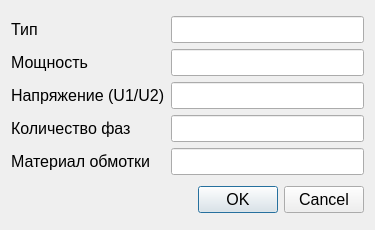
<?xml version="1.0" encoding="UTF-8"?>
<ui version="4.0">
 <class>Dialog</class>
 <widget class="QDialog" name="Dialog">
  <property name="geometry">
   <rect>
    <x>0</x>
    <y>0</y>
    <width>375</width>
    <height>230</height>
   </rect>
  </property>
  <property name="sizePolicy">
   <sizepolicy hsizetype="Fixed" vsizetype="Preferred">
    <horstretch>0</horstretch>
    <verstretch>0</verstretch>
   </sizepolicy>
  </property>
  <property name="minimumSize">
   <size>
    <width>375</width>
    <height>230</height>
   </size>
  </property>
  <property name="maximumSize">
   <size>
    <width>375</width>
    <height>230</height>
   </size>
  </property>
  <property name="font">
   <font>
    <pointsize>12</pointsize>
   </font>
  </property>
  <property name="windowTitle">
   <string>Паспортные данные</string>
  </property>
  <property name="modal">
   <bool>true</bool>
  </property>
  <layout class="QVBoxLayout" name="verticalLayout">
   <item>
    <layout class="QGridLayout" name="gridLayout">
     <item row="0" column="0">
      <widget class="QLabel" name="label">
       <property name="text">
        <string>Тип</string>
       </property>
      </widget>
     </item>
     <item row="0" column="1">
      <widget class="QLineEdit" name="type_lineedit"/>
     </item>
     <item row="1" column="0">
      <widget class="QLabel" name="label_2">
       <property name="text">
        <string>Мощность</string>
       </property>
      </widget>
     </item>
     <item row="1" column="1">
      <widget class="QLineEdit" name="power_lineedit"/>
     </item>
     <item row="2" column="0">
      <widget class="QLabel" name="label_3">
       <property name="text">
        <string>Напряжение (U1/U2)</string>
       </property>
      </widget>
     </item>
     <item row="2" column="1">
      <widget class="QLineEdit" name="u_lineedit"/>
     </item>
     <item row="3" column="0">
      <widget class="QLabel" name="label_4">
       <property name="text">
        <string>Количество фаз</string>
       </property>
      </widget>
     </item>
     <item row="3" column="1">
      <widget class="QLineEdit" name="num_phases_lineedit"/>
     </item>
     <item row="4" column="0">
      <widget class="QLabel" name="label_5">
       <property name="text">
        <string>Материал обмотки</string>
       </property>
      </widget>
     </item>
     <item row="4" column="1">
      <widget class="QLineEdit" name="material_lineedit"/>
     </item>
    </layout>
   </item>
   <item>
    <widget class="QDialogButtonBox" name="buttonBox">
     <property name="orientation">
      <enum>Qt::Orientation::Horizontal</enum>
     </property>
     <property name="standardButtons">
      <set>QDialogButtonBox::StandardButton::Cancel|QDialogButtonBox::StandardButton::Ok</set>
     </property>
    </widget>
   </item>
  </layout>
 </widget>
 <resources/>
 <connections>
  <connection>
   <sender>buttonBox</sender>
   <signal>accepted()</signal>
   <receiver>Dialog</receiver>
   <slot>accept()</slot>
   <hints>
    <hint type="sourcelabel">
     <x>248</x>
     <y>254</y>
    </hint>
    <hint type="destinationlabel">
     <x>157</x>
     <y>274</y>
    </hint>
   </hints>
  </connection>
  <connection>
   <sender>buttonBox</sender>
   <signal>rejected()</signal>
   <receiver>Dialog</receiver>
   <slot>reject()</slot>
   <hints>
    <hint type="sourcelabel">
     <x>316</x>
     <y>260</y>
    </hint>
    <hint type="destinationlabel">
     <x>286</x>
     <y>274</y>
    </hint>
   </hints>
  </connection>
 </connections>
</ui>
